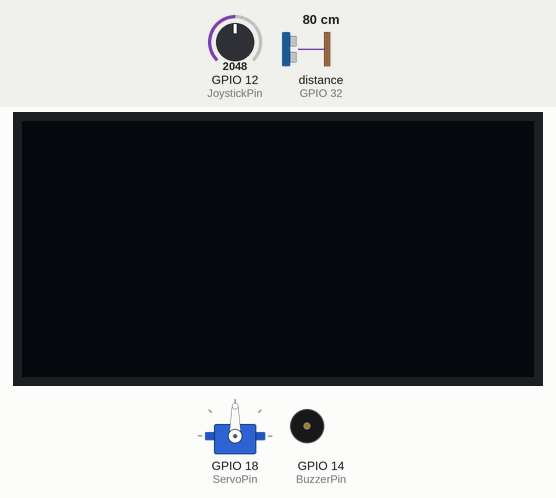
The sketch below on a simulated ESP32. Shown: 128×64 one-colour display, servo, buzzer (waves = sounding). Wiring (inferred from the names in the program): ultrasonic range finder: trigger GPIO 33; echo GPIO 32. The test bench sets the inputs (shaded band); at power-on: distance to the obstacle (sensor on GPIO 32) 80 cm, GPIO 12 (JoystickPin) = 2048. The echo pulse lasts 58.3 µs per cm; what the sketch prints to the serial monitor is not drawn.

Above: at 1.8 s.
1.9 s: distance to the obstacle (sensor on GPIO 32) set to 45 cm
4.2 s: distance to the obstacle (sensor on GPIO 32) set to 36 cm
At 7.0 s:
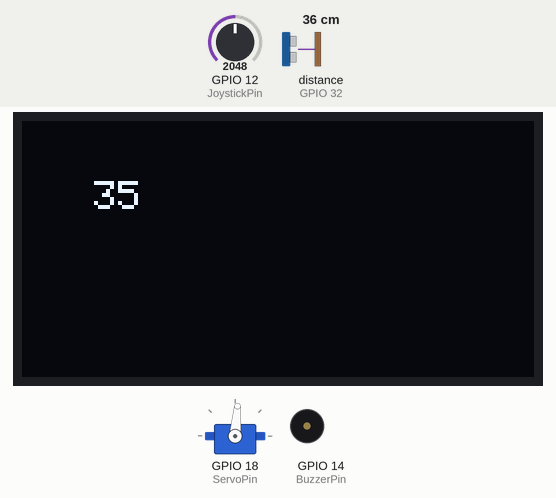
At 8.25 s:
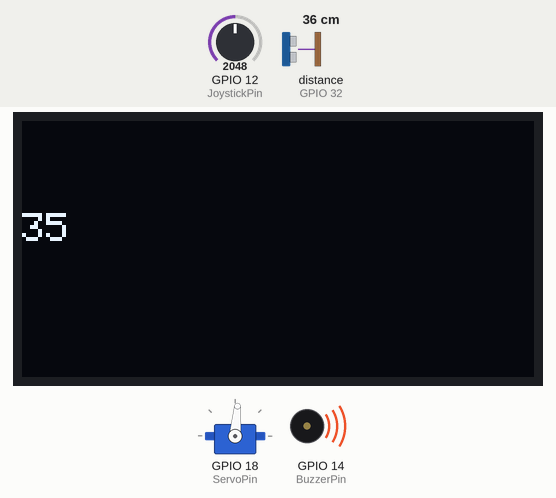
8.3 s: GPIO 12 (JoystickPin) set to 2866
12.4 s: distance to the obstacle (sensor on GPIO 32) set to 2 cm
At 15.3 s:
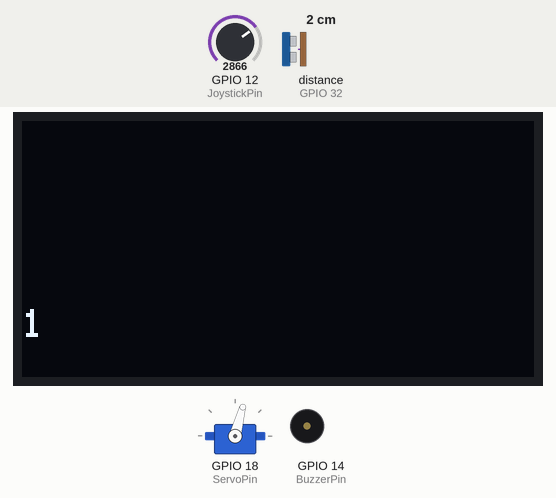
16.3 s: GPIO 12 (JoystickPin) set to 2047
Timing chart, 0 to 25.4 s (numbered marks = the images above; inputs shaded):
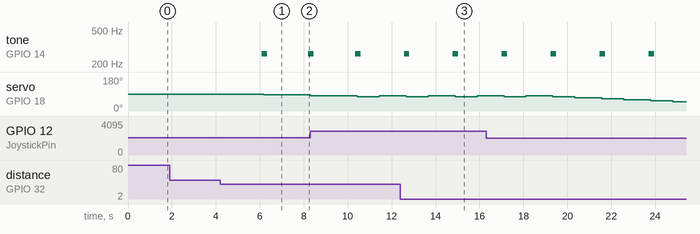

The sketch:

skecth.ino
```cpp
#include <ESP32Servo.h>
#include <Adafruit_GFX.h>
#include <Adafruit_SSD1306.h>

Servo servo1;
int ServoPin = 18;
int TrigPin = 33;
int EchoPin = 32;
int JoystickPin = 12;
int BuzzerPin = 14;
int angle;
int distance;
int xValue;
bool objectDetected = false;

Adafruit_SSD1306 display(128, 64, &Wire, -1);

void setup() {
  display.begin(SSD1306_SWITCHCAPVCC, 0x3C);
  display.clearDisplay();
  display.setTextSize(1);
  display.setTextColor(WHITE);
  display.setCursor(18, 15);

  servo1.attach(ServoPin);
  pinMode(TrigPin, OUTPUT);
  pinMode(EchoPin, INPUT);
  pinMode(BuzzerPin, OUTPUT);
  angle = 90;

  Serial.begin(115200);
}

void loop() {
 int xValue = analogRead(JoystickPin);
 checkDistance();
 if (distance < 40){
  object();
 }
 if (xValue < 2048){
  Serial.print("left");
  angle = angle - 5;
  servo1.write(angle);
  delay(100);
 }
 else if (xValue > 2048){

  Serial.print("right");
  angle = angle + 5;
  servo1.write(angle);
  delay(100);
 }
 }


void checkDistance(){
digitalWrite(TrigPin, LOW);
      delayMicroseconds(2);
      digitalWrite(TrigPin, HIGH);
      delayMicroseconds(10);
      digitalWrite(TrigPin, LOW);

     int duration = pulseIn(EchoPin, HIGH);
      distance = (duration * 0.034 / 2);
      Serial.print(distance);
      delay(1000);

}
void object(){
  display.clearDisplay();
  display.println(distance);
        display.display();
        Serial.print(distance);
        tone(BuzzerPin, 262, 250);
        delay(100);
  if (xValue < 2048){
  Serial.print("left");
  angle = angle - 5;
  servo1.write(angle);
  delay(1000);
 }
 else if (xValue > 2048){

  Serial.print("right");
  angle = angle + 5;
  servo1.write(angle);
 }
 }


void clearDisplay() {
  display.clearDisplay();
  display.display();
  Serial.print("Object Removed\n");
  noTone(BuzzerPin);
}
```

Measured:
- the behaviour switches between 41 and 40 cm on distance to the obstacle (sensor on GPIO 32) (found by bisection; images 0 and 1)
- after the input at 1.9 s, every drawn part: stays the same
- after the input at 4.2 s, tone on GPIO 14 (BuzzerPin): silent → 262 Hz after 1.9 s, → silent 0.25 s later, → 262 Hz 1.9 s later; servo on GPIO 18 (ServoPin): 90° → 85° after 2.0 s
